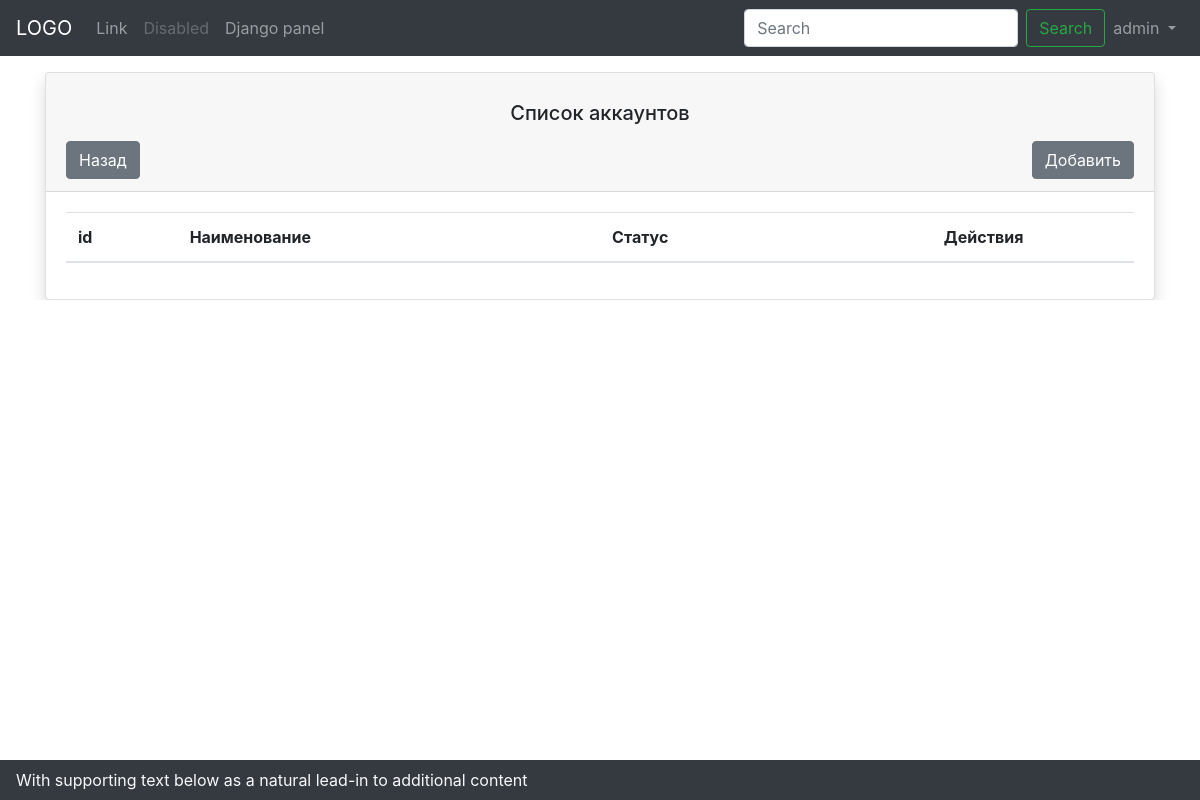
Before: /accounts/list/ (signed in) with the older database file.
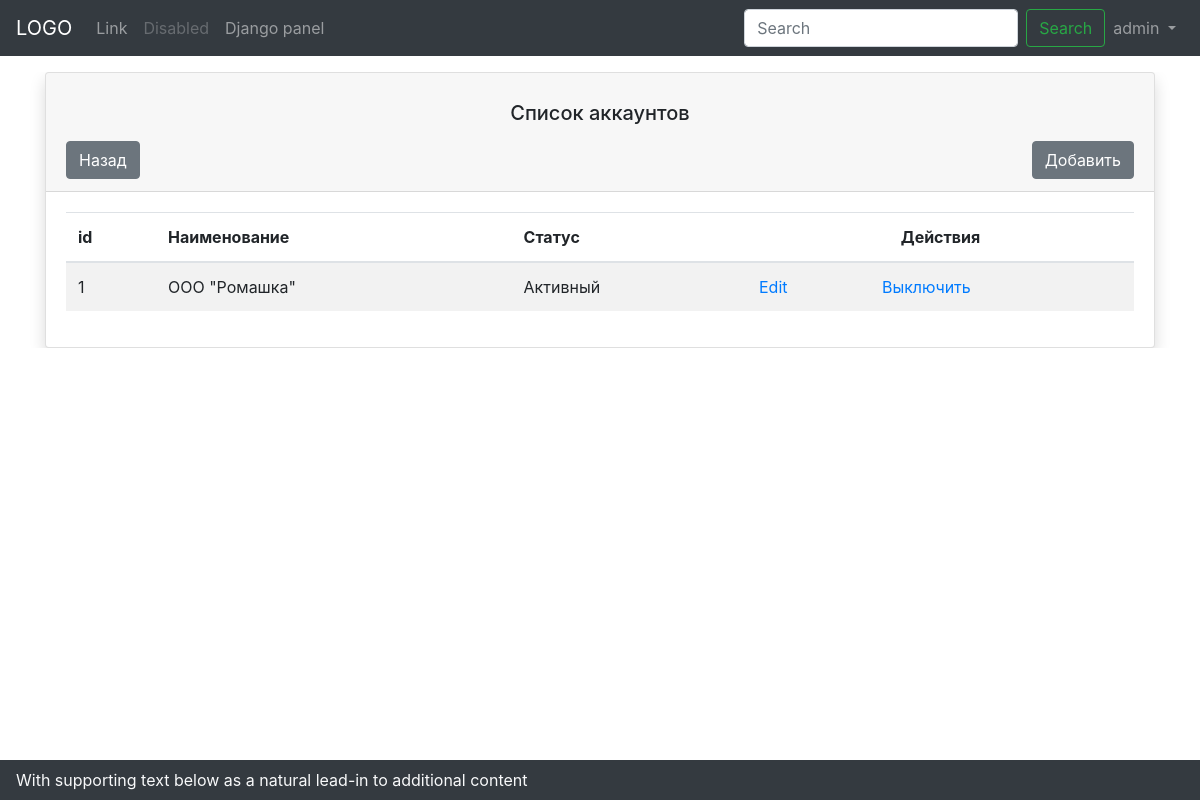
After: the same page with the newer database file.
### core/models.py (models this page shows, shortened)
class Customer(models.Model):
    phone_regex = RegexValidator(regex=r'^\+?1?\d{9,15}$',
                                 message="Телефонный номер должен быть иметь следующий формат: '+999999999'. "
                                         "Максимальное количество цифр 15.")
    d_reg = RegexValidator(regex=r'^\d{9,15}$', message='Введите цифры')
    email_validator = EmailValidator()
    customer = models.OneToOneField(User, on_delete=models.CASCADE, blank=True)
    description = models.CharField(max_length=100, verbose_name='Наименование')
    OGRN = models.CharField(validators=[d_reg], blank=True, max_length=20, verbose_name='ОГРН')
    INN = models.CharField(validators=[d_reg], blank=True, max_length=20, verbose_name='ИНН')
    KPP = models.CharField(validators=[d_reg], blank=True, max_length=20, verbose_name='КПП')
    legal_address = models.CharField(max_length=250, blank=True, verbose_name='Адрес фактический')
    postal_address = models.CharField(max_length=250, blank=True, verbose_name='Адрес юридический')
    phone_number = models.CharField(validators=[phone_regex], max_length=17, verbose_name='Номер телефона')
    email_address = models.CharField(validators=[email_validator], max_length=15, verbose_name='Электронная почта')
    is_create = models.DateTimeField(auto_now_add=True, verbose_name='Дата создания')
    is_update = models.DateTimeField(auto_now=True, verbose_name='Дата модификации')

### core/views.py (the view)
# urls.py: path('accounts/list/', views.accounts_list, name='accounts_list'),
@login_required(login_url='base_login')
def accounts_list(request):
    page_context = {}
    page_context['page_title'] = 'Аккаунты'
    page_context['customer'] = Customer.objects.all()
    return render(request, 'core/account_list.html', context=page_context)

### core/templates/core/account_list.html
{% extends "core/index.html" %}
{% block content %}
<div class="container my-3">
    <div class="row">
        <div class="col overflow-auto">
            <div class="card shadow">
                <div class="card-header">
                    <p><h5  class="text-center">Список аккаунтов</h5></p>
                    <a type = "button" class="btn btn-secondary float-left" href="/">Назад</a>
                    <a type="button" class="btn btn-secondary float-right" href="{% url 'account_create' %}">
                        Добавить
                    </a>
                </div>
                <div class="card-body">
                     <table class="table table-striped overflow-auto" onclick="idvalue()">
                        <thead>
                            <tr>
                                <th>id</th>
                                <th>Наименование</th>
                                <th>Статус</th>
                                <th colspan="2" class = "text-center">Действия</th>
                            </tr>
                        </thead>
                        <tbody>
                            {% for Customer in customer %}
                            <tr>
                                <td>{{ Customer.pk }}</td>
                                <td>{{ Customer.description }}</td>
                                <td>
                                    {% if Customer.customer.is_active %}
                                        Активный
                                    {% else %}
                                        Неактивый
                                    {% endif %}
                                </td>
                                <td>
                                    <a href="{% url 'account_detail' Customer.pk %}">
                                        Edit
                                    </a>
                                </td>
                                <td>
                                    {% if Customer.customer.is_active %}
                                    <a href="{% url 'account_deactivate' Customer.pk %}">
                                        Выключить
                                    </a>
                                    {% else %}
                                    <a href="{% url 'account_activate' Customer.pk %}">
                                        Включить
                                    </a>
                                    {% endif %}
                                </td>
                            </tr>
                            {% endfor %}
                        </tbody>
                     </table>
                </div>
            </div>
        </div>
    </div>
</div>
{% endblock content%}

### core/templates/core/index.html
{% extends "base.html" %}

### templates/base.html (shortened to what this page needs)
<!DOCTYPE html>
<html lang="ru-Ru">
  <head>
    {% load staticfiles %}
    <link rel="stylesheet" href="{% static "css/bootstrap.css" %}">
    <link rel="stylesheet" href="{% static "css/main.css" %}">
</head>
<body>
{% include 'menu.html' %}
{% block content %}{% endblock content %}
{% include 'footer.html' %}
</body>
</html>

### templates/menu.html (shortened to what this page needs)
{% block menu %}
<nav class="navbar navbar-expand-lg navbar-dark bg-dark">
  <a class="navbar-brand" href="{% url 'dashboard' %}">LOGO</a>
{% if user.is_authenticated %}
  <div class="collapse navbar-collapse" id="navbarSupportedContent">
    <ul class="navbar-nav mr-auto">
      <li class="nav-item">
        <a class="nav-link" href="#">Link</a>
      </li>
      <li class="nav-item">
        <a class="nav-link disabled" href="#">Disabled</a>
      </li>
      {% if user.is_superuser %}
      <li class="nav-item">
        <a class="nav-link" href="/admin/">Django panel</a>
      </li>
      {% endif %}
    </ul>
    <form class="form-inline my-3 my-lg-0">
      <input class="form-control mr-sm-2" type="search" placeholder="Search" aria-label="Search">
      <button class="btn btn-outline-success my-2 my-sm-0" type="submit">Search</button>
    </form>
    <ul class="navbar-nav w-10">
      <li class="nav-item dropdown">
      <a class="nav-link dropdown-toggle" href="#" id="navbarDropdown" role="button" data-toggle="dropdown" aria-haspopup="true" aria-expanded="false">
        {{ user.username }}
      </a>
      </li>
    </ul>
  </div>
  {% endif %}
</nav>
{% endblock menu %}

### templates/footer.html
{% block footer %}
<div class="footer fixed-bottom navbar navbar-dark bg-dark">
      <div class="nav">
          <div class="nav-item">
              <p class="text-light">With supporting text below as a natural lead-in to additional content</p>
          </div>
      </div>
  </div>
{% endblock footer %}

### static/css/main.css (style rules this page uses)
body,html { height:100%; }
.footer { height: 40px; }

Changed rows visible on the page:
added Customer: pk "1", description "ООО \"Ромашка\"", shows "Активный", shows "Выключить"
